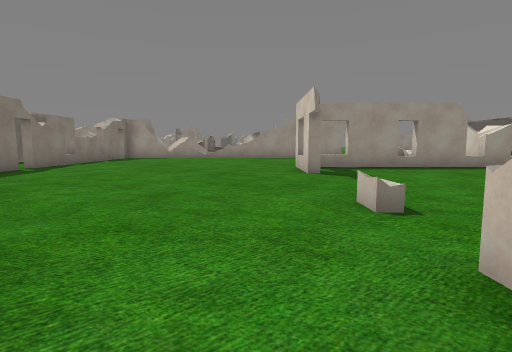
view 1 (above)

24 first-person views from a walk through a Unity game level. The camera is 1.3 m above the floor, tilts 6° down and sees 80° across. The floor is counted in squares, 1.8 m on a side. Each view is taken from the middle of a square. On the plan, view 1 faces up. The plan holds only what a view shows up to about 10 squares ahead; the rest is blank. The place goes on beyond the plan. The player character is not drawn. Some surface patterns are stand-ins.

view 2
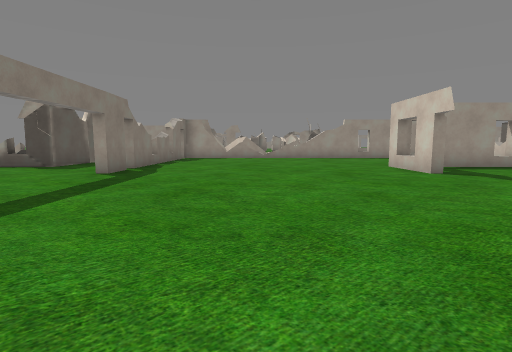

view 3
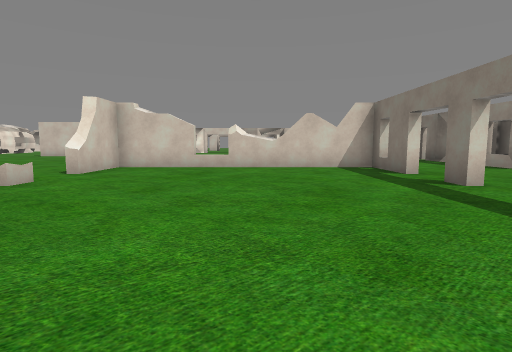

view 4
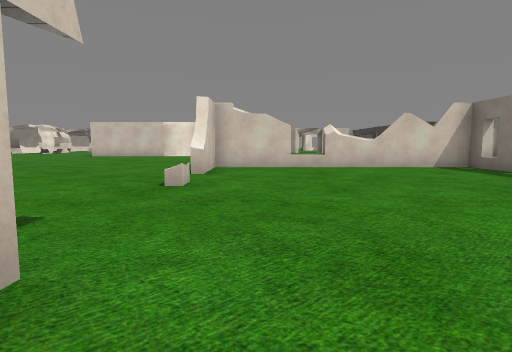

view 5
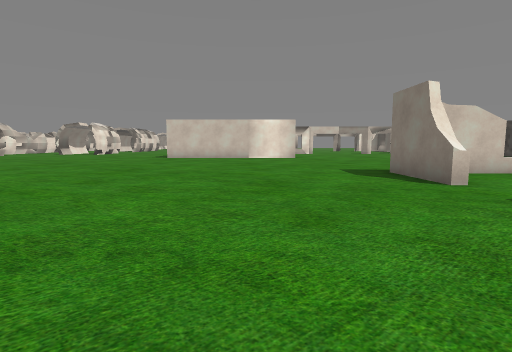

view 6
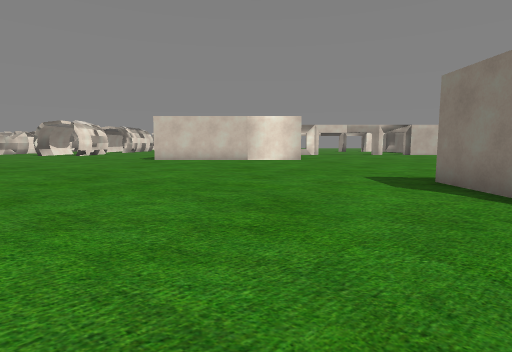

view 7
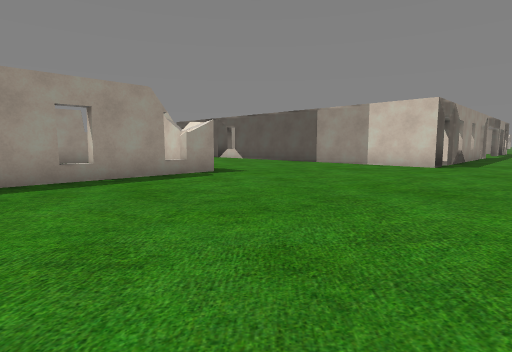

view 8
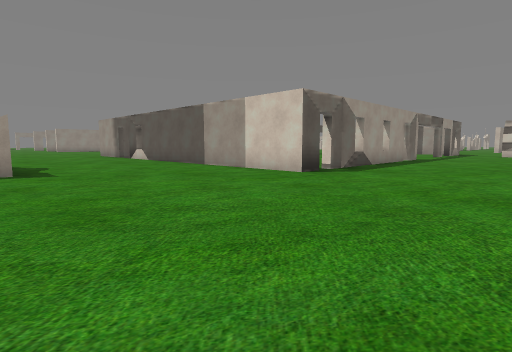

view 9
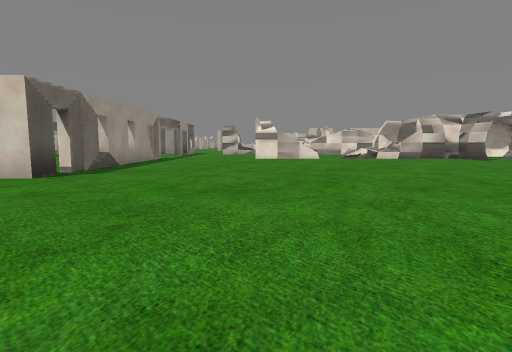

view 10
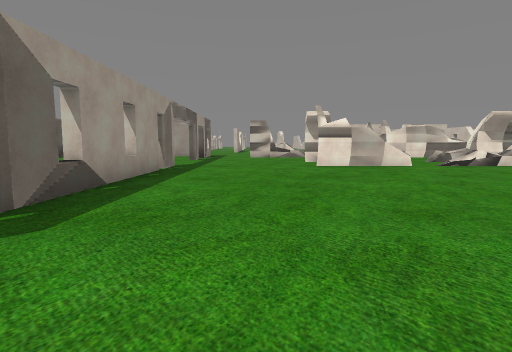

view 11
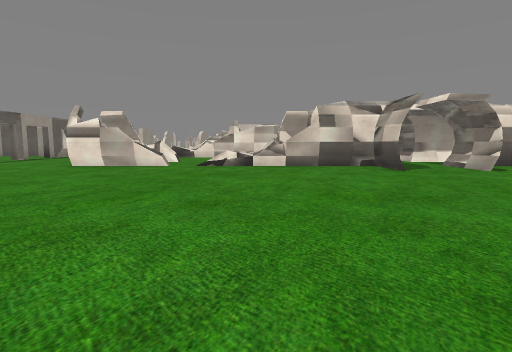

view 12
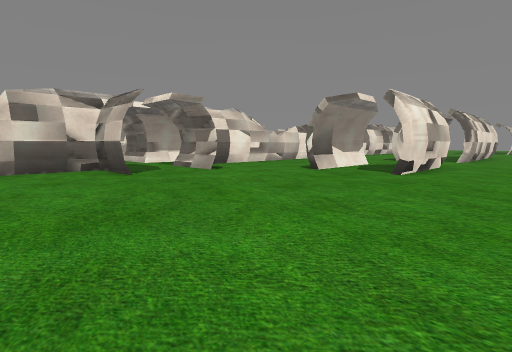

view 13
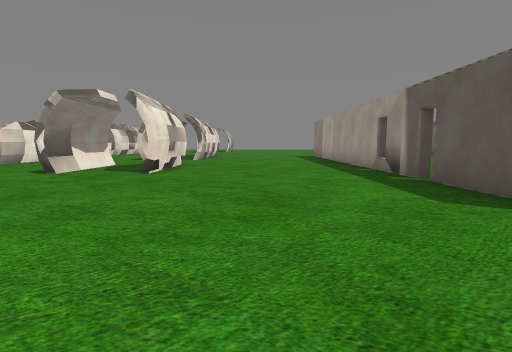

view 14
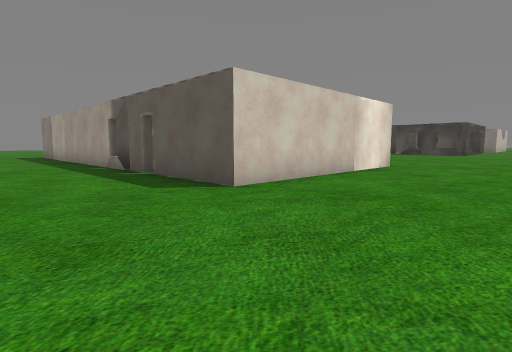

view 15
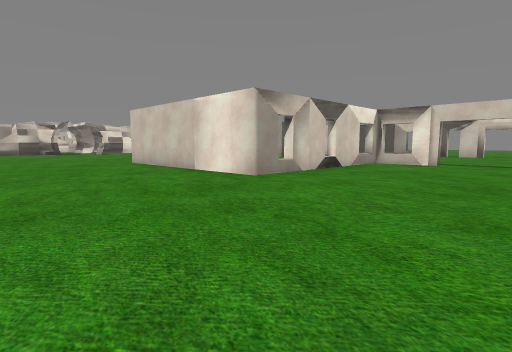

view 16
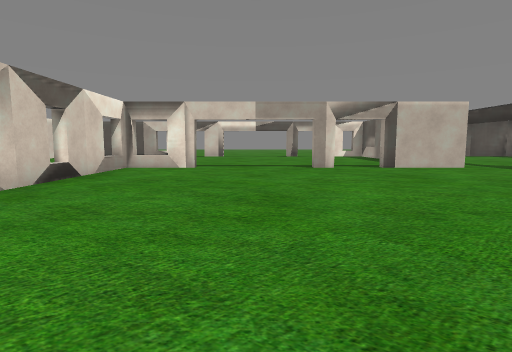

view 17
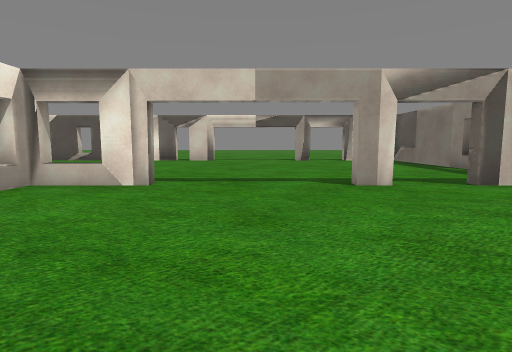

view 18
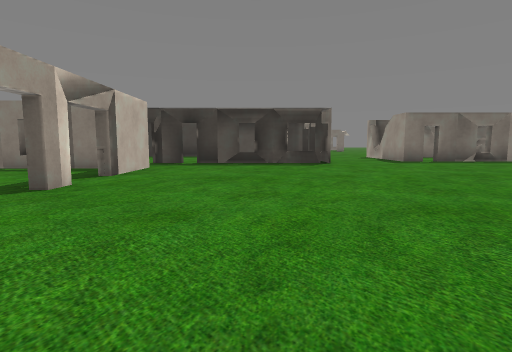

view 19
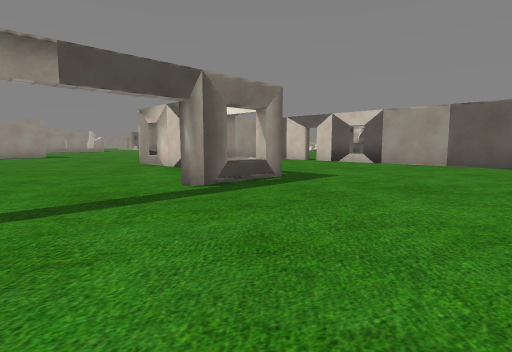

view 20
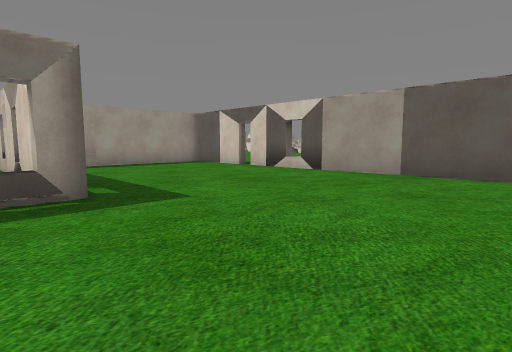

view 21
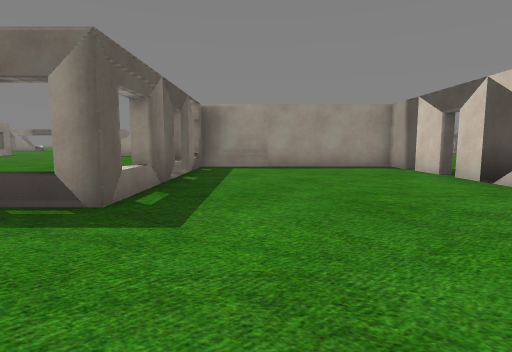

view 22
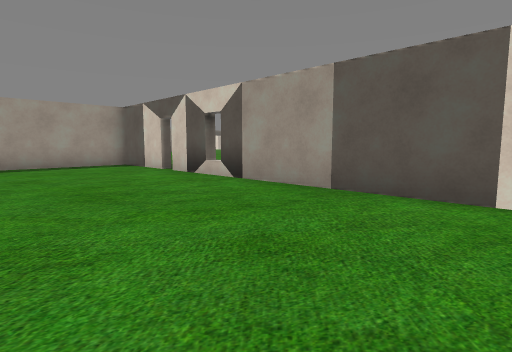

view 23
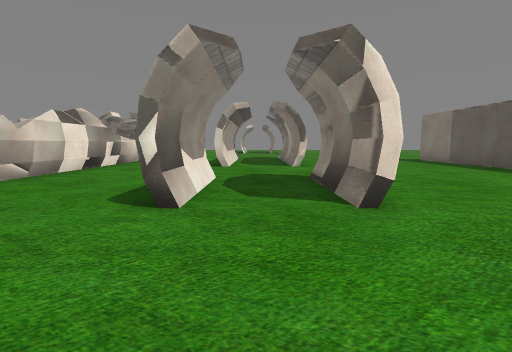

view 24
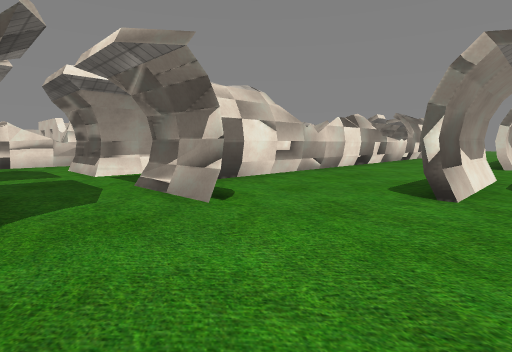

### Floor plan
Points are (right, up) in squares from view 1. A wall is a line through its corners. A room is listed if a view was taken in it or the views show most of it. See-through windows are left out.
Room 1 (views 1, 2, 3, 4)
walls: (-6.6, 1.8) (-6.6, -0.5) (1.3, -0.5) (1.3, 1.8); (1.3, 7.4) (1.3, 9.9); (-6.6, 8.5) (-6.6, 7.4) (-7, 7.4); (-6.6, 10.1) (-6.6, 9)
ways out: opening at (-8, 1) to room 2; opening at (1.5, 5) to room 2; gap at (-7, 0) to room 2; gap at (-7, 9)
Room 2 (views 5, 6, 7, 8, 9, 10, 11, 12, 13, 14, 15, 16, 17, 18, 19, 20, 21, 22, 23, 24)
walls: (9.6, -12.4) (9.6, -16.1); (3.3, -10.2) (3.3, -15.6) (0.8, -15.6); (1.6, 1.8) (1.6, -0.9); (20, -8.9) (21.8, -8.9) (21.8, -3.5); (14.2, 5.7) (13.4, 5.7) (13.4, 8.9); (21.8, -2.1) (21.8, 1.1); (0.8, -15.3) (3, -15.3) (3, -8.9) (9.6, -8.9) (9.6, -11.8) (9.3, -11.8) (9.3, -9.2) (3.3, -9.2) (3.3, -10.1); (15.4, -16.6) (15.4, -13.4) (15.6, -13.4) (15.6, -16.7); (9.6, -18.8) (9.6, -20.1); (8, 9.5) (1.6, 9.5); (9.3, -19.7) (9.3, -12.4); (18.1, -16.6) (18.1, -13.4); (20.5, 5.7) (14.6, 5.7); (-3.5, -15.3) (-2.8, -15.3); (22, 5.7) (21, 5.7); (18.1, -20.5) (18.1, -19.8) (18.4, -19.8); (-7.4, -15.3) (-4.9, -15.3); (21.8, -20.1) (21.8, -12.7); (-7.1, -16.6) (-7.1, -17.5); (-7.1, -18.6) (-7.1, -20.1)
ways out: opening at (-8, 1) to room 1; opening at (1.5, 5) to room 1; gap at (-7, 0) to room 1; opening at (21.5, -10.5); opening at (22, -3); gap at (3, -12); gap at (3, -10); gap at (10, -14); gap at (10, -12); gap at (15, 6); gap at (21, 6); gap at (22, -4); gap at (22, -2)

Positions as (right, up) in squares from view 1, and headings:
1: (0, 0), facing up
2: (-3, 0), facing up
3: (-3, 9), facing down
4: (0, 9), facing down
5: (5, 7), facing down
6: (5, 5), facing down
7: (3, 3), facing up-right
8: (7, 1), facing up-right
9: (7, 1), facing right
10: (12, 3), facing right
11: (12, -5), facing right
12: (13, -6), facing down-right
13: (13, -6), facing down
14: (13, -5), facing down-left
15: (-2, -4), facing down-right
16: (-1, -6), facing down
17: (-1, -10), facing down
18: (2, -12), facing left
19: (-2, -20), facing up-right
20: (2, -20), facing up-right
21: (5, -19), facing up
22: (5, -20), facing up-right
23: (17, -10), facing down
24: (17, -9), facing down-right
